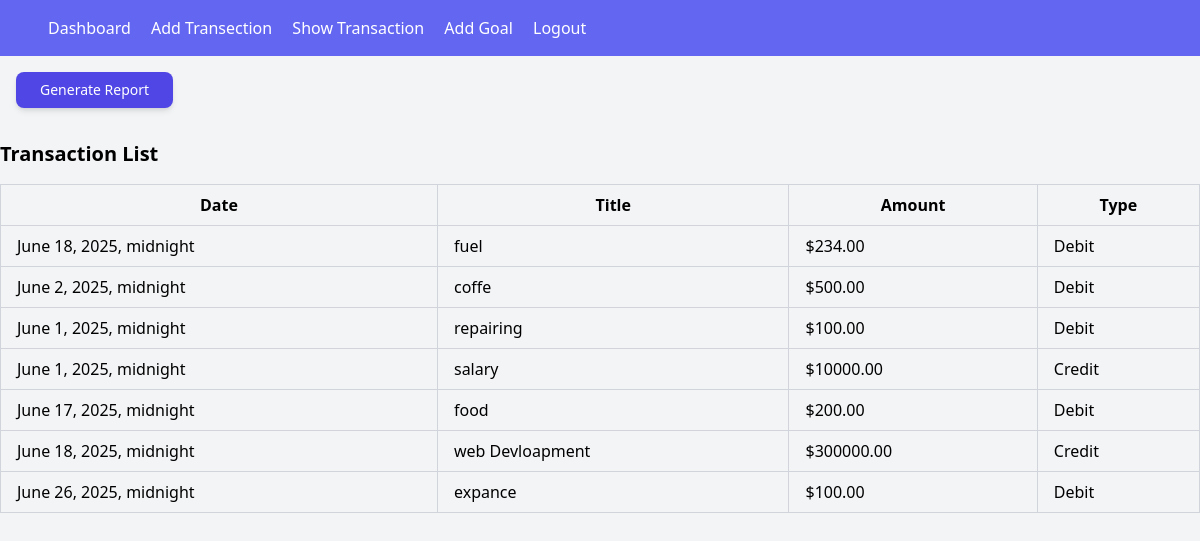
/Transaction (signed in), run on the app's committed database.
### finance/models.py (models this page shows, shortened)
class Transaction(models.Model):
    TRANSACTION_TYPES = [
        ('income', 'Income'),
        ('expense', 'Expense'),
    ]
    user = models.ForeignKey(User, on_delete=models.CASCADE)
    title= models.CharField(max_length=255)
    amount = models.DecimalField(max_digits=10, decimal_places=2)
    transaction_type = models.CharField(max_length=10, choices=TRANSACTION_TYPES)
    date = models.DateTimeField()
    category = models.CharField(max_length=255)

### finance/views.py (the view)
# urls.py: path('Transaction', Transactionlistview.as_view(), name='Transaction'),
class Transactionlistview(LoginRequiredMixin, View):
    def get(self, request, *args, **kwargs):
       transactions = Transaction.objects.filter(user = request.user)
       return render(request, 'finance/Transaction_list.html' , {'transactions':transactions})

### finance/templates/finance/Transaction_list.html (shortened to what this page needs)
{% extends "finance/base.html" %}
{% block content %}
<a href="{% url 'export_transactions' %}"
   class="ml-4 my-4 inline-block px-6 py-2 text-sm font-medium text-white bg-indigo-600 rounded-lg shadow-md hover:bg-indigo-700 focus:outline-none focus:ring-2 focus:ring-indigo-500 transition duration-200">
   Generate Report
</a>
<h1 class="text-xl font-bold my-4">Transaction List</h1>
<table class="min-w-full table-auto border-collapse border border-gray-300">
  <thead>
    <tr class="bg-gray-100">
      <th class="px-4 py-2 border border-gray-300">Date</th>
      <th class="px-4 py-2 border border-gray-300">Title</th>
      <th class="px-4 py-2 border border-gray-300">Amount</th>
      <th class="px-4 py-2 border border-gray-300">Type</th>
    </tr>
  </thead>
  <tbody>
    {% if transactions %}
      {% for transaction in transactions %}
      <tr class="hover:bg-gray-50">
        <td class="px-4 py-2 border border-gray-300">{{ transaction.date }}</td>
        <td class="px-4 py-2 border border-gray-300">{{ transaction.title }}</td>
        <td class="px-4 py-2 border border-gray-300">${{ transaction.amount|floatformat:2 }}</td>
        <td class="px-4 py-2 border border-gray-300">
          {% if transaction.transaction_type == 'income' %}
            Credit
          {% else %}
            Debit
          {% endif %}
        </td>
      </tr>
      {% endfor %}
    {% else %}
      <tr>
        <td colspan="4" class="px-4 py-2 border border-gray-300 text-center">No transactions found.</td>
      </tr>
    {% endif %}
  </tbody>
</table>
{% endblock content %}

### data on the page
Transaction: transaction_type "Debit"
Transaction: transaction_type "Debit"
Transaction: transaction_type "Debit"
Transaction: transaction_type "Credit"
Transaction: transaction_type "Debit"
Transaction: transaction_type "Credit"
Transaction: transaction_type "Debit"
